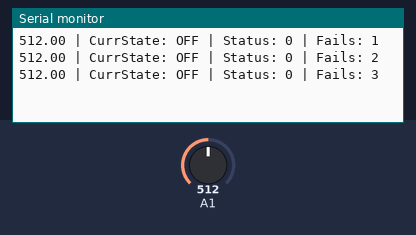
Simulated run of this sketch. Board: Arduino Uno, built with avr-gcc and run on an emulated ATmega328P. Parts: the last lines printed to the serial monitor. The test bench sets the inputs (shaded band); at power-on: A1 = 512.

Above: at 1.3 s.
1.4 s: A1 set to 32
At 1.9 s:
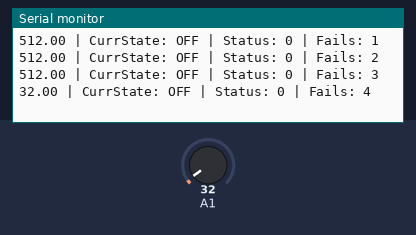
2.9 s: A1 set to 25
At 3.4 s:
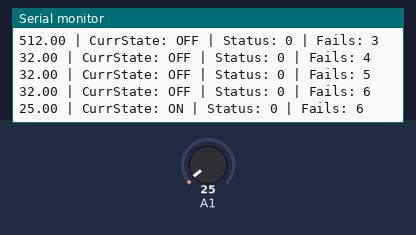
Timing chart, 0 to 5.9 s (numbered marks = the images above; inputs shaded):
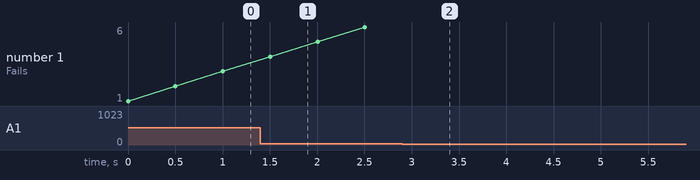

Measured:
- the behaviour switches between 29 and 28 on A1 (found by bisection; images 1 and 2)
- after the input at 1.4 s, the serial monitor: prints a new line after 0.10 s (image 1)
- after the input at 2.9 s, the serial monitor: prints a new line after 0.11 s (image 2)

The sketch:

velostat_reader.ino
```cpp
//Variables for holding  virtual states
String currState = "OFF";
String prevState = "OFF";
String prevprevState = "OFF";
int state = 0; //Actual state fed to VESC
int waitTime = 500; //Time in between state checks
int count = 0; //For tracking consistency

void setup() {
  // put your setup code here, to run once:
  Serial.begin(9600);
  pinMode(A1, INPUT_PULLUP);
  digitalWrite(A1, HIGH);
}

void loop() {
  // put your main code here, to run repeatedly:
  int sensorValue = analogRead(A1);
  float voltage = sensorValue;
  Serial.print(voltage);

  //Cycle virtual states backwards
  prevprevState = prevState;
  prevState = currState;

  //Get current virtual state
  if (voltage > 28){currState = "OFF";}
  else{currState = "ON";}

  Serial.print(" | CurrState: ");
  Serial.print(currState);

  //Conditional for setting actual state to OFF
  if (currState == "OFF" && prevState == "OFF" && prevprevState == "OFF"){
    state = 0;
    count++;
  }

  //Conditional for setting actual state to ON
  if (currState == "ON" && prevState == "ON" && prevprevState == "ON"){
    state = 1;
  }

  Serial.print(" | Status: ");
  Serial.print(state);

  Serial.print(" | Fails: ");
  Serial.println(count);
  delay(waitTime);

}
```
